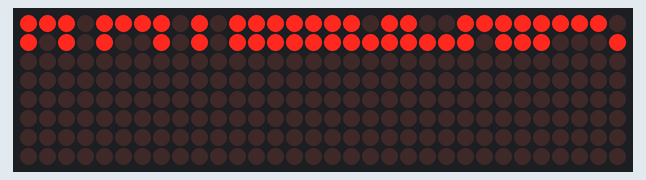
Simulated run of this program. Board: Raspberry Pi (BCM pin numbers). Shown: 32×8 LED matrix. Random numbers come from a fixed seed; the clock reads 2024-03-15 10:24:30 at power-on unless the program sets it; what the program prints to the terminal is not drawn.

Above: at 0.8 s.
At 1.7 s:
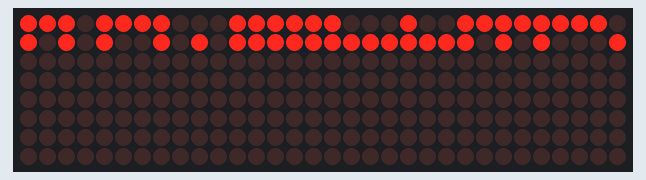
At 2.2 s:
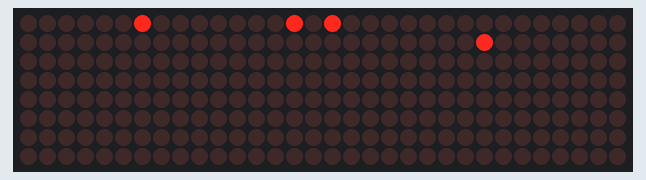
At 4.15 s:
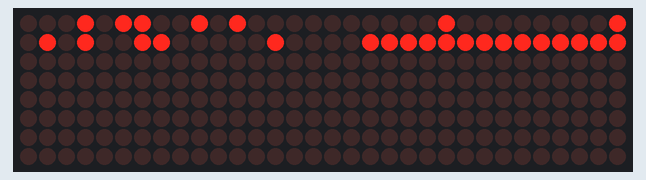
At 6.0 s:
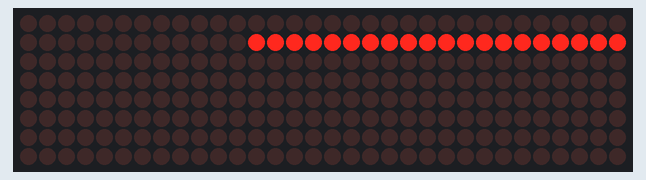
At 19.48 s:
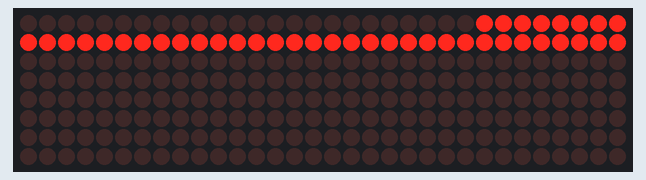

The program:

RandomizedRows-BubbleSortingDots.py
```python
from time import sleep
from luma.led_matrix.device import max7219
from luma.core.interface.serial import spi, noop
from luma.core.render import canvas
from luma.core.virtual import viewport
from luma.core.legacy import text, show_message
from luma.core.legacy.font import proportional, CP437_FONT, TINY_FONT, SINCLAIR_FONT, LCD_FONT
from dot import Dot
from random import randrange
import random


FALSE_MIN = 50
FALSE_MAX = 51

TRUE_MIN = 1
TRUE_MAX = 2

serial = spi(port=0, device=0, gpio=noop())
device = max7219(serial, height=8, width=32, block_orientation=-90, rotate=2)
device.contrast(0)

def bubble_once(theList):
    for x in range(len(theList) - 1):
	#sleep(0.0001)
	render_dots()
	#print "List length: %s. Currently at: %s - %s" % (len(theList), theList[x].IntervalTimeTrue, \
	#	theList[x+1].IntervalTimeTrue)
        if theList[x].IntervalTimeTrue > theList[x + 1].IntervalTimeTrue:
            #print "Swapping at position: %s" % x

	    # swap the coordinates of the 2 dots on the board...
            temp = theList[x].get_coords()
            theList[x].move_to(theList[x + 1].get_coords())
            theList[x + 1].move_to(temp)

	    # then, swap the positions of the two objects in the list!
            temp = theList[x]
            theList[x] = theList[x + 1]
	    theList[x + 1] = temp

    print [int(o.IntervalTimeTrue * 100) for o in theList]

def bubble_all(theList):

    for x in range(len(theList)):
        bubble_once(theList)
        print x

def render_dots():
        whiteDots = []
        blackDots = []
        with canvas(device) as draw:
                for theDot in dotsSource:
                        if theDot.get_current_state() == True:
                                whiteDots.append(theDot.get_coords())
                        else:
                                blackDots.append(theDot.get_coords())
                draw.point(blackDots,fill="black")
                draw.point(whiteDots,fill="white")


# numDots = int(input("How many Dots ?"))

while True:

	numDots = random.choice([32,64,96,128])

	################################
	## CREATE DOT INSTANCES       ##
	################################

	dotsSource = []
	dotsSourceOrig = []

	row = -1
	for co in range(numDots):
		count = co%32
		if count == 0: row +=1
		l1 = randrange(FALSE_MIN,FALSE_MAX,1)*0.01
		#l2 = randrange(TRUE_MIN,TRUE_MAX,1)*0.10
		l2 = random.choice([0.10, 0.20, 0.30, 0.40, 0.50])
		theDot = Dot(("dot-instance-%s" % count,l1,l2, (count,row)))
		dotsSource.append(theDot)
		dotsSourceOrig.append(theDot)

	################################
	## END CREATE DOT INSTANCES   ##
	################################

	for duration in range(5000):
		#sleep(0.01)

		render_dots()

		if duration == 500:
			bubble_all(dotsSource)
```

dot.py
```python
import time

class Dot:
	def __init__(self, settings=("defaultDot",3,10,(0,0))):
		"""

		Constructor Inputs:
			settings: tuple of:
				1) descriptive name of instance
				2) FALSE interval (seconds)
				3) TRUE interval (seconds)

		"""
		self.creationTime = time.time()
		self.dotName = settings[0]
		self.IntervalTimeTrue = settings[2]
		self.IntervalTimeFalse = settings[1]
		self.IntervalStartTime = time.time()
		self.CurrentState = False
		self.CurrentX = settings[3][0]
		self.CurrentY = settings[3][1]
		self.CurrentState = False


	def set_interval_start_time(self):
		self.IntervalStartTime = time.time()

	def set_x(self,xPos):
		self.CurrentX = xPos

	def set_y(self,yPos):
		self.CurrentY = yPos

	def get_coords(self):
		return (self.CurrentX, self.CurrentY)

	def get_obj_desc(self):
		return (self.dotName)

	def get_interval_time_false(self):
		return (self.IntervalTimeFalse)

	def get_interval_time_true(self):
		return (self.IntervalTimeTrue)


	def move_to(self,coordsTuple):
		self.CurrentX = coordsTuple[0]
		self.CurrentY = coordsTuple[1]

	def get_current_state(self):
		"""
			if current state is TRUE:
				if NOW > STOP INTERVAL TIME, then:
				 	set current state = FALSE
				 	return FALSE
			else:
				if NOW > NEXT INTERVAL START TIME, then:
					if NOW in DURATION OF BLINKING:
						Set current state = TRUE
						set interval_start_time = NOW.
					else:
						set current state = FALSE
		"""

		if self.CurrentState == True:
			if time.time() - self.IntervalStartTime >= self.IntervalTimeTrue:
				self.CurrentState = False
				self.set_interval_start_time()
		else:
			if time.time() - self.IntervalStartTime >= self.IntervalTimeFalse:
				self.CurrentState = True
				self.set_interval_start_time()

		return self.CurrentState
```

Measured:
- what the display in image 0 shows lasts 0.6 s, from 0.8 s to 1.4 s
- what the display in image 1 shows lasts 0.5 s, from 1.7 s to 2.2 s
- what the display in image 2 shows lasts 0.7 s, from 2.2 s to 2.9 s
- what the display in image 3 shows lasts 0.5 s, from 3.9 s to 4.4 s
